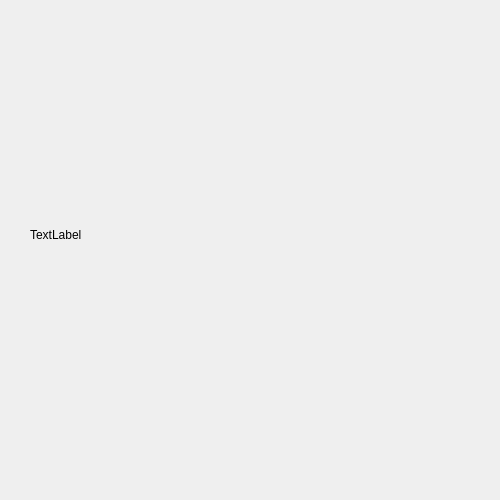
<?xml version="1.0" encoding="UTF-8"?>
<ui version="4.0">
 <class>stqt_type</class>
 <widget class="QDialog" name="stqt_type">
  <property name="geometry">
   <rect>
    <x>0</x>
    <y>0</y>
    <width>500</width>
    <height>500</height>
   </rect>
  </property>
  <property name="windowTitle">
   <string>Dialog</string>
  </property>
  <widget class="QLabel" name="label">
   <property name="geometry">
    <rect>
     <x>30</x>
     <y>10</y>
     <width>450</width>
     <height>450</height>
    </rect>
   </property>
   <property name="text">
    <string>TextLabel</string>
   </property>
  </widget>
 </widget>
 <resources/>
 <connections/>
</ui>
